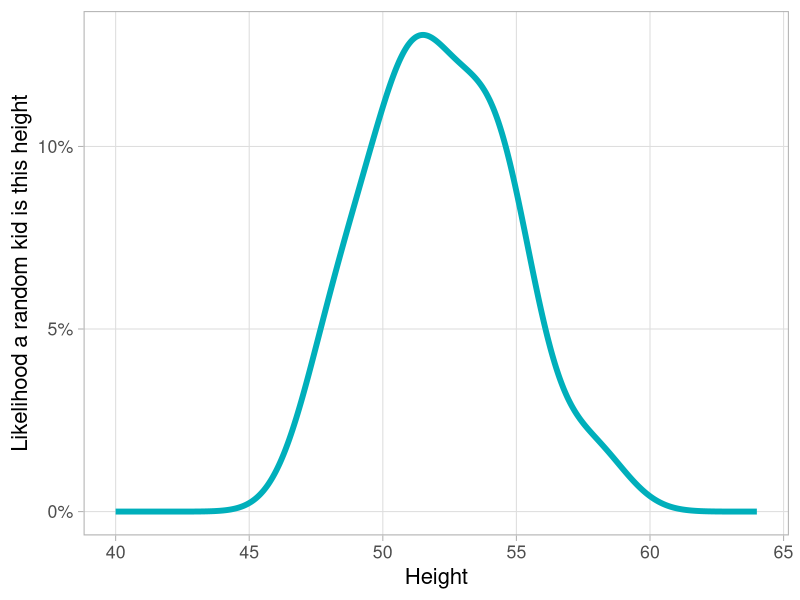
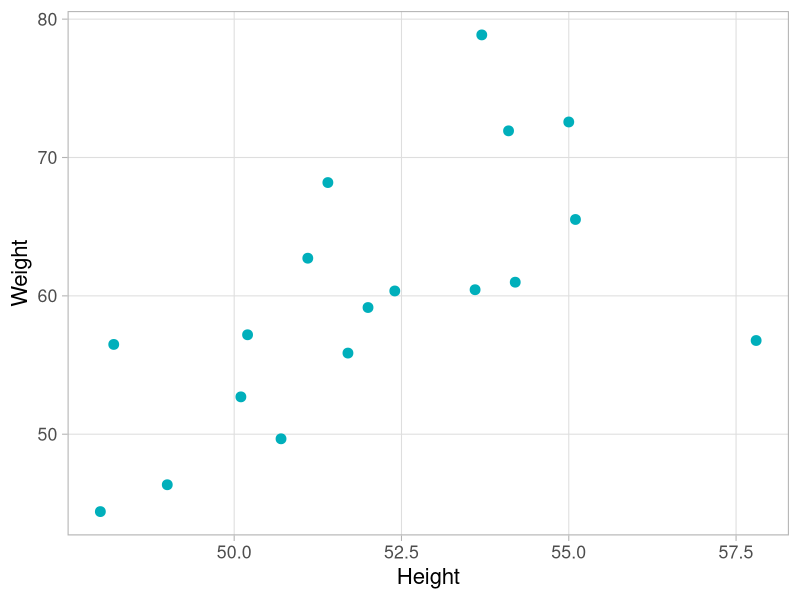
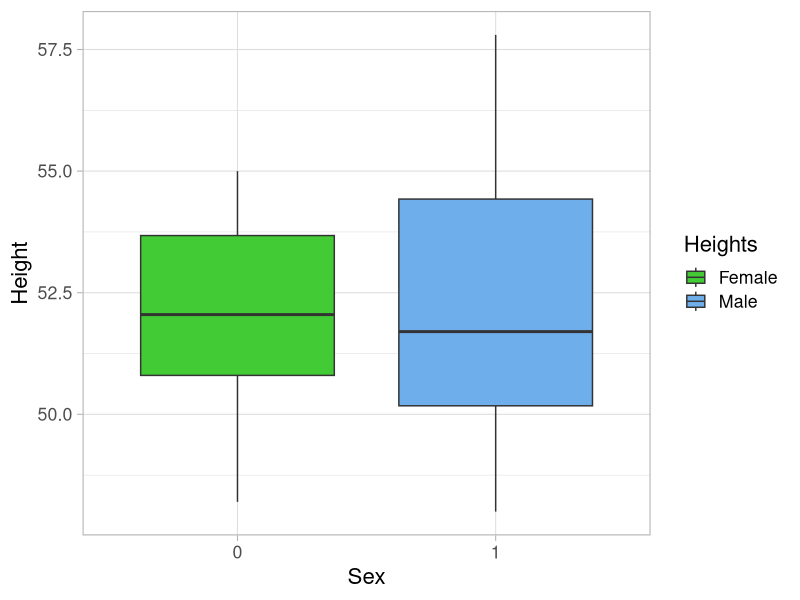

Recreate these plots in R, in order.
library(ggplot2)
library(scales)

heights <- c(48, 48.2, 49, 50.1, 50.2, 50.7, 51.1, 51.4, 51.7, 52, 52.4, 53.6, 53.7, 54.1, 54.2, 55, 55.1, 57.8)
weights <- (heights * 1.2) + rnorm(18, 0, 8)
mf <- c(1,0,0,1,1,0,0,1,0,1,0,0,0,0,1,0,1,1)

df <- data.frame('h'=heights, 'w'=weights, 'mf'=mf)

ggplot(df, aes(x = h)) + geom_density(linewidth=2, color="#00AFBB") + 
  xlab("Height") + ylab("Likelihood a random kid is this height") + theme_light(base_size = 16) +
  xlim(40, 64) +
  scale_y_continuous(labels = percent) + theme(panel.grid.minor = element_blank())



ggplot(df, aes(x = h, y = w)) + geom_point(color="#00AFBB", size=3) +
  xlab("Height") + ylab("Weight")  + theme_light(base_size = 16) + theme(panel.grid.minor = element_blank())

ggplot(df, aes(as.factor(mf), fill=as.factor(mf), h)) + geom_boxplot() + 
  theme(panel.grid.minor = element_blank()) + theme_light(base_size = 16) + ylab("Height") + xlab("Sex") +
  scale_fill_manual(labels=c('Female', 'Male'), values = c("#43CB35", "#6DAEEB")) + labs(fill = "Heights") 
